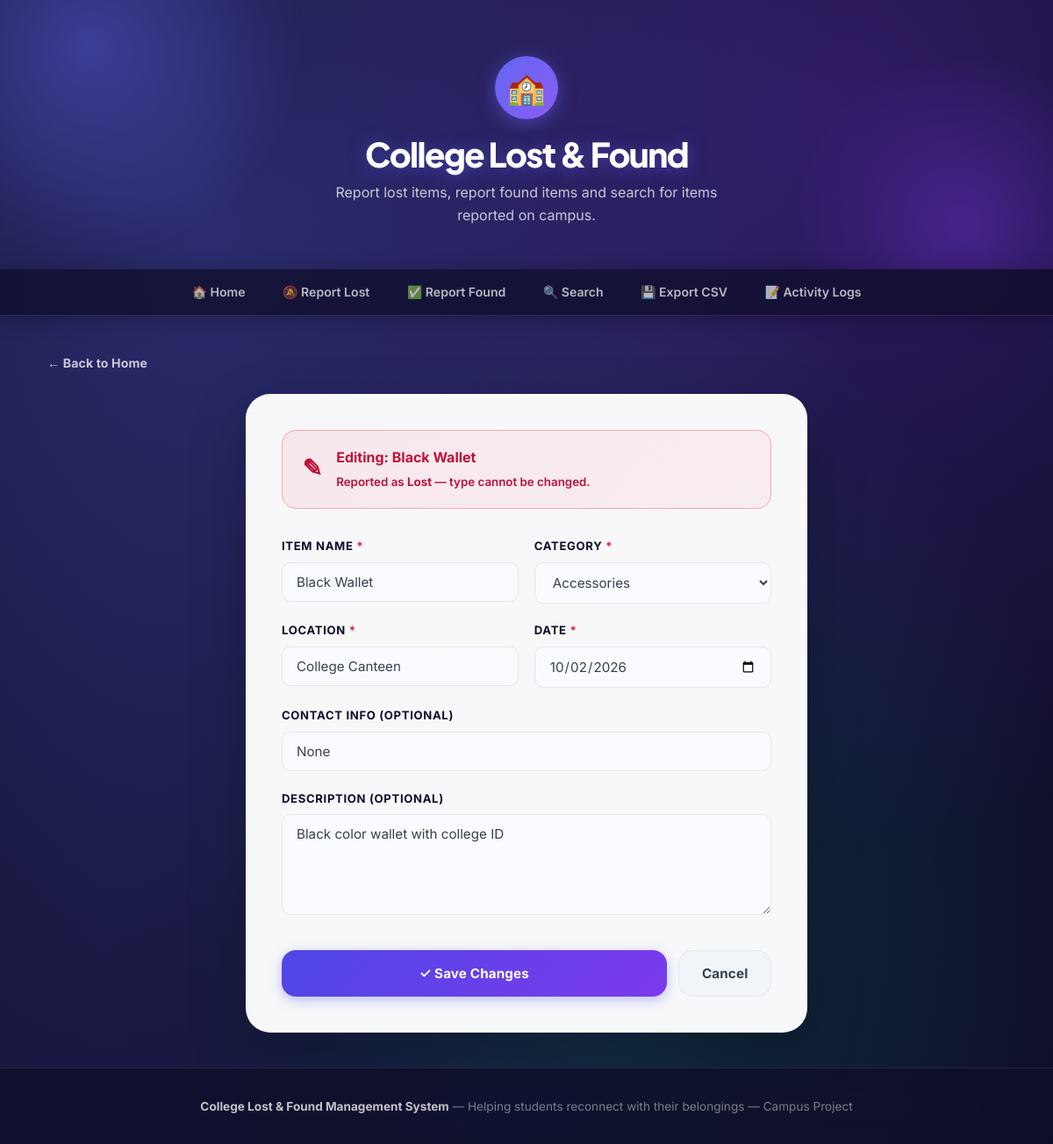
Screenshot of /edit/1 with the database file from the repository.
### tables this page shows
CREATE TABLE items (
            id INTEGER PRIMARY KEY AUTOINCREMENT,
            item_type TEXT NOT NULL,
            item_name TEXT NOT NULL,
            category TEXT NOT NULL,
            location TEXT NOT NULL,
            date TEXT NOT NULL,
            description TEXT
        , contact TEXT, status TEXT NOT NULL DEFAULT 'Open');

### app.py (the view, shortened to what this page needs)
@app.route("/edit/<int:id>", methods=["GET", "POST"])
def edit(id):
    conn = None
    try:                                            # EXCEPTION HANDLING
        conn  = get_db_connection()
        item  = conn.execute("SELECT * FROM items WHERE id=?", (id,)).fetchone()
        if item is None:
            flash("Item not found.", "error")
            return redirect(url_for("home"))
        return render_template("edit.html", item=item)
    except Exception as e:                          # EXCEPTION HANDLING
        flash(f"Error updating item: {str(e)}", "error")
        return redirect(url_for("home"))
    finally:                                        # EXCEPTION HANDLING
        if conn:
            conn.close()

### app.py (called while the page is built)
def get_db_connection():
    conn = sqlite3.connect("database.db")
    conn.row_factory = sqlite3.Row
    return conn

### templates/edit.html (shortened to what this page needs)
{% extends "base.html" %}
{% block content %}
<a href="{{ url_for('home') }}" class="back-link">&#8592; Back to Home</a>
<div class="form-container">
    <div class="form-banner {{ 'lost-banner' if item['item_type'] == 'Lost' else 'found-banner' }}">
        <span class="form-banner-icon">&#9998;</span>
        <div>
            <strong>Editing: {{ item['item_name'] }}</strong><br>
            <small>Reported as <strong>{{ item['item_type'] }}</strong> &mdash; type cannot be changed.</small>
        </div>
    </div>
    <form action="{{ url_for('edit', id=item['id']) }}" method="POST">
        <div class="form-row">
            <div class="form-group">
                <label for="item_name">Item Name <span class="required">*</span></label>
                <input type="text" id="item_name" name="item_name" class="form-control"
                       value="{{ item['item_name'] }}" required>
            </div>
            <div class="form-group">
                <label for="category">Category <span class="required">*</span></label>
                <select id="category" name="category" class="form-control" required>
                    {% set categories = ["Electronics", "Books", "Documents", "Accessories", "Clothing", "ID Card", "Keys", "Other"] %}
                    {% for cat in categories %}
                        <option value="{{ cat }}" {{ 'selected' if item['category'] == cat }}>{{ cat }}</option>
                    {% endfor %}
                </select>
            </div>
        </div>
        <div class="form-row">
            <div class="form-group">
                <label for="location">Location <span class="required">*</span></label>
                <input type="text" id="location" name="location" class="form-control"
                       value="{{ item['location'] }}" required>
            </div>
            <div class="form-group">
                <label for="date">Date <span class="required">*</span></label>
                <input type="date" id="date" name="date" class="form-control"
                       value="{{ item['date'] }}" required>
            </div>
        </div>
        <div class="form-group">
            <label for="contact">Contact Info (Optional)</label>
            <input type="text" id="contact" name="contact" class="form-control"
                   value="{{ item['contact']|default('') }}"
                   placeholder="Your roll number, phone, or email">
        </div>
        <div class="form-group">
            <label for="description">Description (Optional)</label>
            <textarea id="description" name="description" class="form-control">{{ item['description']|default('') }}</textarea>
        </div>
        <div class="form-actions">
            <button type="submit" class="btn btn-primary btn-full btn-lg">&#10003; Save Changes</button>
            <a href="{{ url_for('home') }}" class="btn btn-secondary btn-lg">Cancel</a>
        </div>
    </form>
</div>
{% endblock %}

### static/style.css (style rules this page uses)
:root { --indigo-900: #1e1b4b; --indigo-800: #312e81; --indigo-700: #3730a3; --indigo-600: #4f46e5; --indigo-500: #6366f1; --indigo-400: #818cf8; --indigo-300: #a5b4fc; --violet-600: #7c3aed; --violet-500: #8b5cf6; --teal-500: #14b8a6; --teal-400: #2dd4bf; --rose-600: #e11d48; --rose-500: #f43f5e; --rose-100: #ffe4e6; --emerald-600:#059669; --emerald-400:#34d399; --emerald-100:#d1fae5; --lost-bg: #fff0f3; --lost-text: #be123c; --lost-border: #fda4af; --lost-solid: #e11d48; --found-bg: #ecfdf5; --found-text: #065f46; --found-border: #6ee7b7; --found-solid: #059669; --claimed-bg: #f5f3ff; --claimed-text: #5b21b6; --claimed-border:#c4b5fd; --glass-bg: rgba(255,255,255,0.18); --glass-border: rgba(255,255,255,0.35); --glass-shadow: 0 8px 32px rgba(31,38,135,0.18); --bg-page: #0f0e2a; --card-bg: rgba(255,255,255,0.97); --text-h: #0f0e2a; --text-body: #374151; --text-muted: #6b7280; --border: rgba(255,255,255,0.25); --border-solid: #e5e7eb; --border-light: #f3f4f6; --sh-sm: 0 1px 3px rgba(0,0,0,0.08); --sh-md: 0 4px 16px rgba(79,70,229,0.12); --sh-lg: 0 8px 32px rgba(79,70,229,0.18); --sh-xl: 0 20px 60px rgba(79,70,229,0.25); --sh-glow-lost: 0 0 30px rgba(225,29,72,0.25); --sh-glow-found: 0 0 30px rgba(5,150,105,0.25); --r-sm: 10px; --r-md: 16px; --r-lg: 22px; --r-xl: 28px; --r-pill: 9999px; }
*, *::before, *::after { box-sizing: border-box; margin: 0; padding: 0; }
html { scroll-behavior: smooth; }
body { font-family: 'Inter', system-ui, sans-serif; background: var(--bg-page); color: var(--text-body); line-height: 1.65; display: flex; flex-direction: column; min-height: 100vh; background-image: radial-gradient(ellipse at 20% 20%, rgba(99,102,241,0.35) 0%, transparent 55%), radial-gradient(ellipse at 80% 10%, rgba(124,58,237,0.30) 0%, transparent 50%), radial-gradient(ellipse at 60% 80%, rgba(20,184,166,0.20) 0%, transparent 50%), radial-gradient(ellipse at 10% 80%, rgba(99,102,241,0.15) 0%, transparent 50%); background-attachment: fixed; }
.btn { display: inline-flex; align-items: center; justify-content: center; gap: 0.3rem; padding: 0.55rem 0.9rem; font-size: 0.78rem; font-weight: 700; font-family: inherit; border-radius: var(--r-sm); border: 1.5px solid transparent; cursor: pointer; text-decoration: none; transition: all .18s cubic-bezier(.16,1,.3,1); white-space: nowrap; letter-spacing: 0.01em; }
.btn-primary { background: linear-gradient(135deg, var(--indigo-600), var(--violet-600)); color: #fff; box-shadow: 0 4px 14px rgba(99,102,241,0.4); }
.btn-secondary { background: #f1f5f9; color: var(--text-body); border-color: #e2e8f0; }
.btn-full { width: 100%; }
.btn-lg { padding: 0.8rem 1.6rem; font-size: 0.95rem; border-radius: var(--r-md); }
.form-container { max-width: 640px; margin: 0 auto; background: rgba(255,255,255,0.97); border: 1px solid rgba(255,255,255,0.6); border-radius: var(--r-xl); padding: 2.5rem; box-shadow: 0 24px 64px rgba(0,0,0,0.25), 0 0 0 1px rgba(255,255,255,0.1) inset; animation: cardIn .4s cubic-bezier(.16,1,.3,1); }
.form-banner { display: flex; align-items: center; gap: 1rem; padding: 1.1rem 1.4rem; border-radius: var(--r-md); margin-bottom: 2rem; font-weight: 600; }
.form-banner.lost-banner { background: linear-gradient(135deg, rgba(225,29,72,.08), rgba(251,113,133,.08)); color: var(--lost-text); border: 1.5px solid var(--lost-border); }
.form-banner-icon { font-size: 1.7rem; }
.form-group { margin-bottom: 1.3rem; }
.form-group label { display: block; font-weight: 700; font-size: 0.82rem; text-transform: uppercase; letter-spacing: 0.05em; margin-bottom: 0.45rem; color: var(--text-h); }
.required { color: var(--rose-600); }
.form-control { width: 100%; padding: 0.75rem 1rem; font-size: 0.95rem; font-family: inherit; border: 1.5px solid #e5e7eb; border-radius: var(--r-sm); background: #fafbff; color: var(--text-body); transition: border-color .18s, box-shadow .18s, background .18s; }
textarea.form-control { resize: vertical; min-height: 115px; }
.form-row { display: grid; grid-template-columns: 1fr 1fr; gap: 1.1rem; }
.form-actions { display: flex; gap: 0.85rem; margin-top: 2rem; }
.back-link { display: inline-flex; align-items: center; gap: 0.4rem; color: rgba(255,255,255,0.75); font-weight: 700; font-size: 0.88rem; text-decoration: none; margin-bottom: 1.5rem; transition: color .15s, gap .15s; letter-spacing: 0.01em; }

### rows the page displays
items: item_name "Black Wallet", item_type "Lost", location "College Canteen", date "10/02/2026", description "Black color wallet with college ID"

### other values shown
form field category "Accessories"
